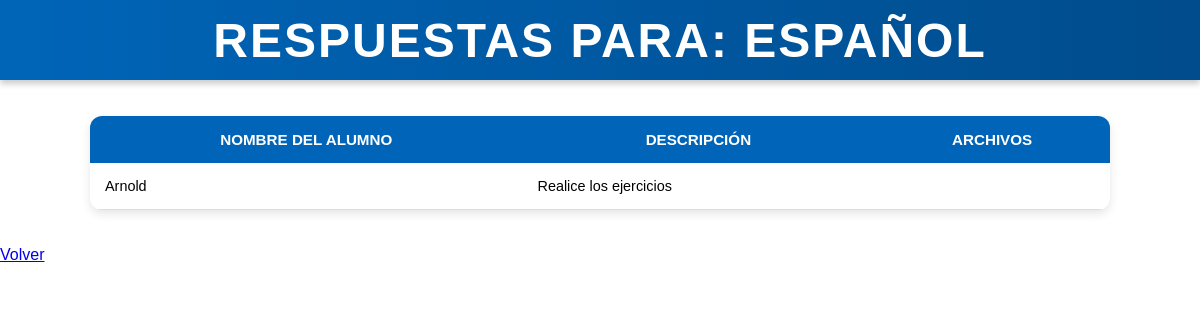
Page /tarea/2/respuestas/ on the committed database.
### app/models.py (models this page shows, shortened)
class Tareas(models.Model):
    nombre = models.CharField(max_length=100)
    descripcion = models.TextField()
    fecha_de_entrega = models.DateField()
    prioridad = models.CharField(max_length=50)
    archivo = models.BooleanField(default=False)

class Respuesta(models.Model):
    tarea = models.ForeignKey(Tareas, on_delete=models.CASCADE, related_name='respuestas')
    nombre_alumno = models.CharField(max_length=100)
    descripcion = models.TextField()
    archivo = models.FileField(upload_to='respuestas/', null=True, blank=True)

### app/views.py (the view)
# urls.py: path('tarea/<int:tarea_id>/respuestas/', views.ver_respuestas, name='ver_respuestas'),
def ver_respuestas(request, tarea_id):
    tarea = get_object_or_404(Tareas, pk=tarea_id)
    respuestas = tarea.respuestas.all()
    return render(request, 'app/respuestas.html', {'tarea': tarea, 'respuestas': respuestas})

### app/templates/app/respuestas.html (shortened to what this page needs)
{% load static %}
<link rel="stylesheet" href="{% static 'app/index.css' %}" />
<header>
    <h2>Respuestas para: {{ tarea.nombre }}</h2>
</header>
<table>
  <tr>
    <th>Nombre del Alumno</th>
    <th>Descripción</th>
    <th>Archivos</th>
  </tr>
  {% for respuesta in respuestas %}
  <tr>
    <td>{{ respuesta.nombre_alumno }}</td>
    <td>{{ respuesta.descripcion }}</td>
    <td>
    </td>
  </tr>
  {% empty %}
  <tr>
    <td colspan="3">No hay respuestas aún.</td>
  </tr>
  {% endfor %}
</table>
<a href="{% url 'lista_tareas' %}">Volver</a>

### app/static/app/index.css (style rules this page uses)
* { margin: 0; padding: 0; box-sizing: border-box; font-family: Arial, Helvetica, sans-serif; }
header { width: 100%; height: 10vh; background: linear-gradient(90deg, #0065b8, #004c8c); color: white; display: flex; align-items: center; justify-content: center; font-size: 2rem; letter-spacing: 2px; text-transform: uppercase; box-shadow: 0 4px 6px rgba(0, 0, 0, 0.2); }
table { width: 85%; margin: 3% auto; border-collapse: collapse; box-shadow: 0px 4px 10px rgba(0, 0, 0, 0.1); border-radius: 12px; overflow: hidden; background-color: #ffffff; }
th { background-color: #0065b8; color: white; padding: 15px; text-transform: uppercase; font-size: 0.95rem; }
td { padding: 15px; border-bottom: 1px solid #ddd; font-size: 0.9rem; }

### rows in the picture
Tareas: nombre "ESPAÑOL"
Respuesta: nombre_alumno "Arnold", descripcion "Realice los ejercicios"
